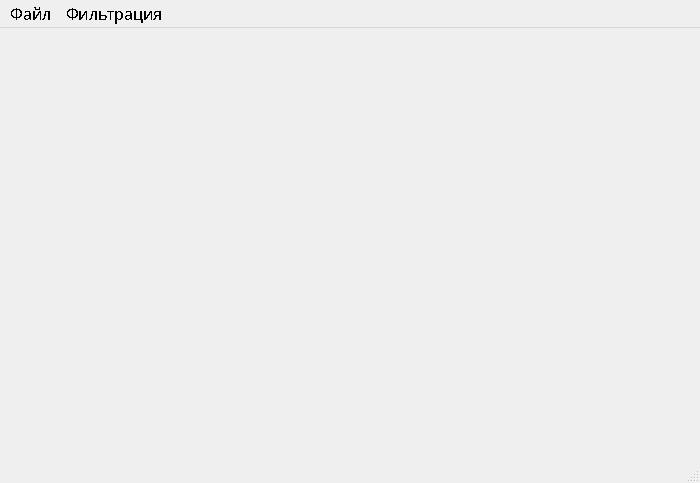
<?xml version="1.0" encoding="UTF-8"?>
<ui version="4.0">
 <class>Main</class>
 <widget class="QMainWindow" name="Main">
  <property name="geometry">
   <rect>
    <x>0</x>
    <y>0</y>
    <width>700</width>
    <height>483</height>
   </rect>
  </property>
  <property name="minimumSize">
   <size>
    <width>700</width>
    <height>480</height>
   </size>
  </property>
  <property name="maximumSize">
   <size>
    <width>16777215</width>
    <height>16777215</height>
   </size>
  </property>
  <property name="palette">
   <palette>
    <active>
     <colorrole role="Dark">
      <brush brushstyle="SolidPattern">
       <color alpha="255">
        <red>0</red>
        <green>0</green>
        <blue>0</blue>
       </color>
      </brush>
     </colorrole>
     <colorrole role="Highlight">
      <brush brushstyle="SolidPattern">
       <color alpha="255">
        <red>255</red>
        <green>0</green>
        <blue>0</blue>
       </color>
      </brush>
     </colorrole>
     <colorrole role="Accent">
      <brush brushstyle="SolidPattern">
       <color alpha="255">
        <red>255</red>
        <green>0</green>
        <blue>0</blue>
       </color>
      </brush>
     </colorrole>
    </active>
    <inactive>
     <colorrole role="Dark">
      <brush brushstyle="SolidPattern">
       <color alpha="255">
        <red>0</red>
        <green>0</green>
        <blue>0</blue>
       </color>
      </brush>
     </colorrole>
     <colorrole role="Highlight">
      <brush brushstyle="SolidPattern">
       <color alpha="255">
        <red>255</red>
        <green>0</green>
        <blue>0</blue>
       </color>
      </brush>
     </colorrole>
     <colorrole role="Accent">
      <brush brushstyle="SolidPattern">
       <color alpha="255">
        <red>255</red>
        <green>0</green>
        <blue>0</blue>
       </color>
      </brush>
     </colorrole>
    </inactive>
    <disabled>
     <colorrole role="WindowText">
      <brush brushstyle="SolidPattern">
       <color alpha="255">
        <red>0</red>
        <green>0</green>
        <blue>0</blue>
       </color>
      </brush>
     </colorrole>
     <colorrole role="Dark">
      <brush brushstyle="SolidPattern">
       <color alpha="255">
        <red>0</red>
        <green>0</green>
        <blue>0</blue>
       </color>
      </brush>
     </colorrole>
     <colorrole role="Text">
      <brush brushstyle="SolidPattern">
       <color alpha="255">
        <red>0</red>
        <green>0</green>
        <blue>0</blue>
       </color>
      </brush>
     </colorrole>
     <colorrole role="ButtonText">
      <brush brushstyle="SolidPattern">
       <color alpha="255">
        <red>0</red>
        <green>0</green>
        <blue>0</blue>
       </color>
      </brush>
     </colorrole>
     <colorrole role="Accent">
      <brush brushstyle="SolidPattern">
       <color alpha="255">
        <red>255</red>
        <green>0</green>
        <blue>0</blue>
       </color>
      </brush>
     </colorrole>
    </disabled>
   </palette>
  </property>
  <property name="font">
   <font>
    <family>Terminess Nerd Font Mono</family>
    <pointsize>12</pointsize>
    <italic>false</italic>
    <underline>false</underline>
    <stylestrategy>NoAntialias</stylestrategy>
    <fontweight>Thin</fontweight>
   </font>
  </property>
  <property name="windowTitle">
   <string>Prokat</string>
  </property>
  <property name="tabShape">
   <enum>QTabWidget::TabShape::Triangular</enum>
  </property>
  <property name="dockNestingEnabled">
   <bool>false</bool>
  </property>
  <widget class="QWidget" name="centralwidget">
   <layout class="QHBoxLayout" name="horizontalLayout_2">
    <item>
     <widget class="QSplitter" name="splitter_2">
      <property name="maximumSize">
       <size>
        <width>0</width>
        <height>16777215</height>
       </size>
      </property>
      <property name="orientation">
       <enum>Qt::Orientation::Horizontal</enum>
      </property>
      <widget class="QSplitter" name="splitter">
       <property name="enabled">
        <bool>true</bool>
       </property>
       <property name="orientation">
        <enum>Qt::Orientation::Vertical</enum>
       </property>
      </widget>
     </widget>
    </item>
   </layout>
  </widget>
  <widget class="QMenuBar" name="menubar">
   <property name="enabled">
    <bool>true</bool>
   </property>
   <property name="geometry">
    <rect>
     <x>0</x>
     <y>0</y>
     <width>700</width>
     <height>21</height>
    </rect>
   </property>
   <widget class="QMenu" name="menu">
    <property name="title">
     <string>Файл</string>
    </property>
    <addaction name="menu_save"/>
    <addaction name="menu_remove"/>
    <addaction name="menu_update"/>
   </widget>
   <widget class="QMenu" name="filtering">
    <property name="title">
     <string>Фильтрация</string>
    </property>
    <addaction name="is_filter"/>
    <addaction name="filter_by_time"/>
   </widget>
   <addaction name="menu"/>
   <addaction name="filtering"/>
  </widget>
  <widget class="QStatusBar" name="statusbar"/>
  <action name="menu_save">
   <property name="icon">
    <iconset>
     <normaloff>../../.designer/backup/icons/save-file.svg</normaloff>../../.designer/backup/icons/save-file.svg</iconset>
   </property>
   <property name="text">
    <string>Сохранить</string>
   </property>
  </action>
  <action name="menu_remove">
   <property name="icon">
    <iconset>
     <normaloff>../../.designer/backup/icons/trashbox.svg</normaloff>../../.designer/backup/icons/trashbox.svg</iconset>
   </property>
   <property name="text">
    <string>Удалить</string>
   </property>
  </action>
  <action name="filter_by_time">
   <property name="checkable">
    <bool>true</bool>
   </property>
   <property name="enabled">
    <bool>true</bool>
   </property>
   <property name="text">
    <string>Учитывать поля времени при фильтрации</string>
   </property>
   <property name="toolTip">
    <string>Учитывать поля времени при фильтрации</string>
   </property>
   <property name="statusTip">
    <string/>
   </property>
   <property name="whatsThis">
    <string/>
   </property>
  </action>
  <action name="is_filter">
   <property name="checkable">
    <bool>true</bool>
   </property>
   <property name="text">
    <string>Фильтровать данные</string>
   </property>
  </action>
  <action name="menu_update">
   <property name="text">
    <string>Обновить</string>
   </property>
  </action>
 </widget>
 <resources/>
 <connections/>
</ui>
